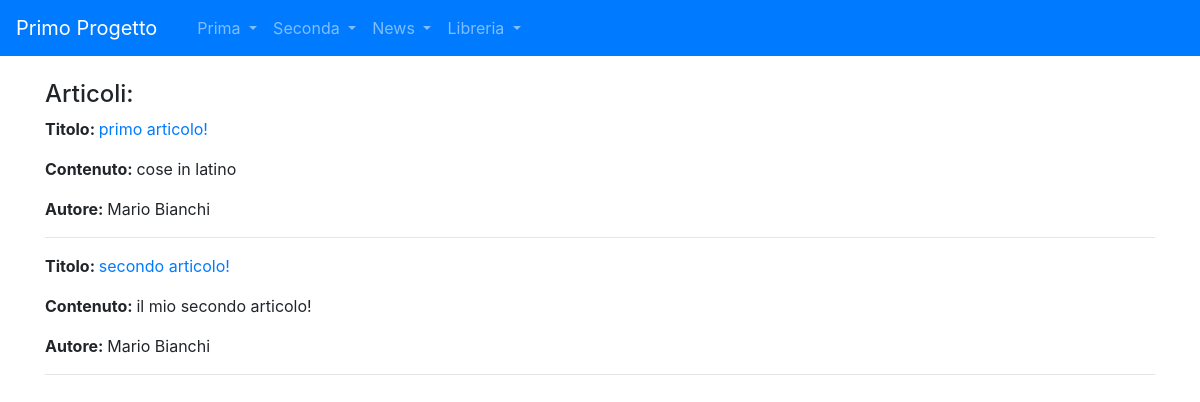
/news/lista_articoli/, run on the app's committed database.
### news/models.py (models this page shows, shortened)
class Articolo (models.Model):
    titolo = models.CharField(max_length= 100)
    contenuto = models.TextField()
    giornalista = models.ForeignKey(Giornalista, on_delete=models.CASCADE, related_name="articoli")

class Giornalista(models.Model):
    nome = models.CharField(max_length=20)
    cognome = models.CharField(max_length=20)
    def __str__(self):
        return self.nome + " " + self.cognome

### news/views.py (the view)
# urls.py: path("lista_articoli/", ArticoloListView.as_view(), name="lista_articoli"),
class ArticoloListView(ListView):
    model = Articolo
    template_name = "lista_articoli.html"
    def get_context_data(self, **kwargs):
        context = super().get_context_data(**kwargs)
        context["articoli"] = Articolo.objects.all()
        return context

### news/templates/lista_articoli.html (shortened to what this page needs)
{% extends 'base.html' %}
{% block content %}
    <h4>Articoli:</h4>
        {% for articolo in articoli %}
            <p><strong>Titolo: </strong><a href="/news/articoli/{{ articolo.id}}">{{ articolo.titolo }}</a></p>
            <p><strong>Contenuto: </strong>{{ articolo.contenuto }}</p>
            <p><strong>Autore: </strong>{{ articolo.giornalista }}</p>
            <hr>
        {% endfor %}
{% endblock content %}

### data on the page
Articolo: titolo "primo articolo!", contenuto "cose in latino", giornalista "Mario Bianchi"
Articolo: titolo "secondo articolo!", contenuto "il mio secondo articolo!", giornalista "Mario Bianchi"
